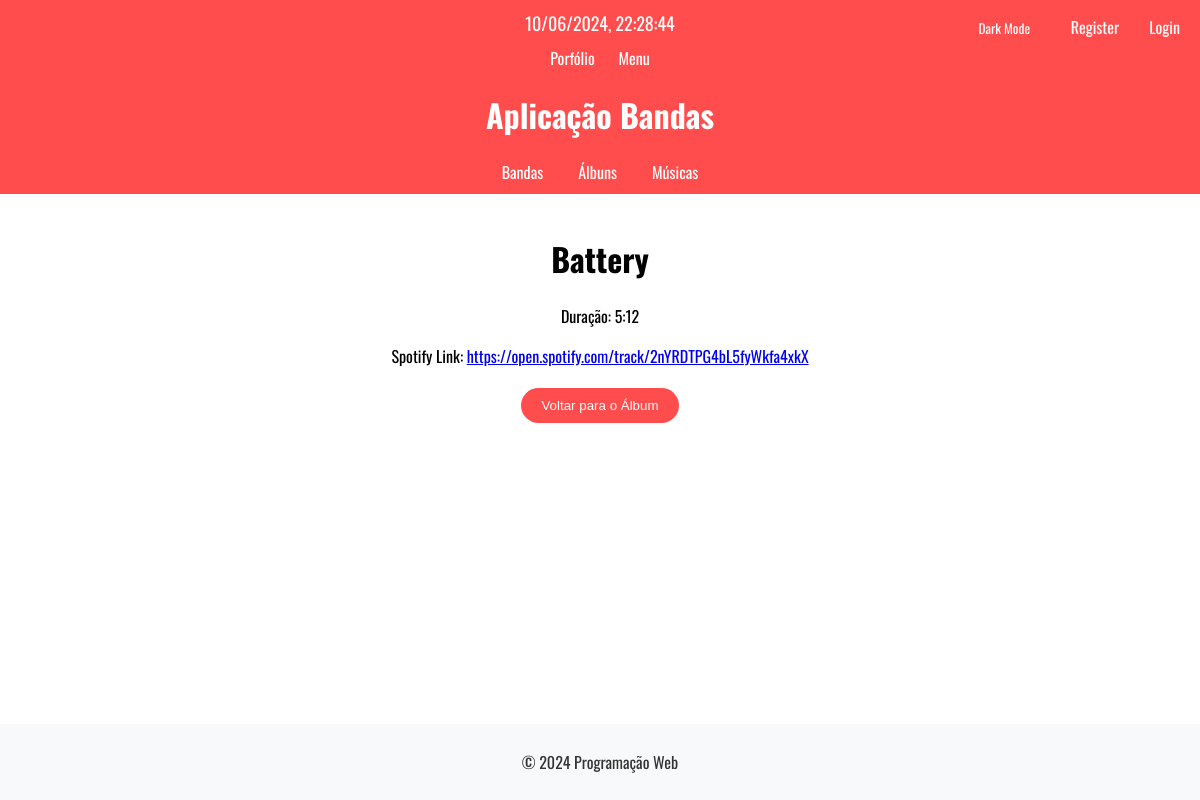
The page /bandas/musica/1/ on the database its author committed.
### bandas/models.py (models this page shows, shortened)
class Musica(models.Model):
    nome = models.CharField(max_length=100)
    duracao = models.CharField(max_length=10)
    spotify_link = models.URLField(blank=True, null=True)
    album = models.ForeignKey(Album, on_delete=models.CASCADE)
    letra = models.TextField(default='', null=True, blank=True)

### bandas/views.py (the view)
# urls.py: path('musica/<int:musica_id>/', views.detalhes_musica_view, name='detalhes_musica'), #pagina musica (sem editar e apagar)
def detalhes_musica_view(request, musica_id):
    musica = get_object_or_404(Musica, pk=musica_id)
    context = {'musica': musica, 'is_editor': is_editor_bandas(request.user)}
    return render(request, 'bandas/detalhes_musica.html', context)

### bandas/views.py (called while the page is built)
def is_editor_bandas(user):
    return user.groups.filter(name='editor_bandas').exists()

### bandas/templates/bandas/detalhes_musica.html (shortened to what this page needs)
{% extends 'bandas/layout.html' %}
{% block content %}
    <h1 style="text-align: center;">{{ musica.nome }}</h1>
    <p style="text-align: center;">Duração: {{ musica.duracao }}</p>
    <p style="text-align: center;">Spotify Link: <a href="{{ musica.spotify_link }}">{{ musica.spotify_link }}</a></p>
    <div class="back-button">
        <a href="{% url 'bandas:detalhes_album' musica.album.id %}">
            <button>Voltar para o Álbum</button>
        </a>
    </div>
{% endblock %}

### bandas/static/bandas/estilos.css (style rules this page uses)
h1 { text-align: center; }
.back-button { margin-top: 20px; text-align: center; }
.back-button a { text-decoration: none; }
.back-button button { padding: 10px 20px; background-color: #ff4c4c; color: white; border: none; border-radius: 20px; cursor: pointer; transition: background-color 0.3s ease; }
body { font-family: 'Oswald', sans-serif; font-optical-sizing: auto; margin: 0; padding: 0; display: flex; flex-direction: column; min-height: 100vh; }

### rows shown on the page
Musica: nome "Battery", duracao "5:12", spotify_link "https://open.spotify.com/track/2nYRDTPG4bL5fyWkfa4xkX"
